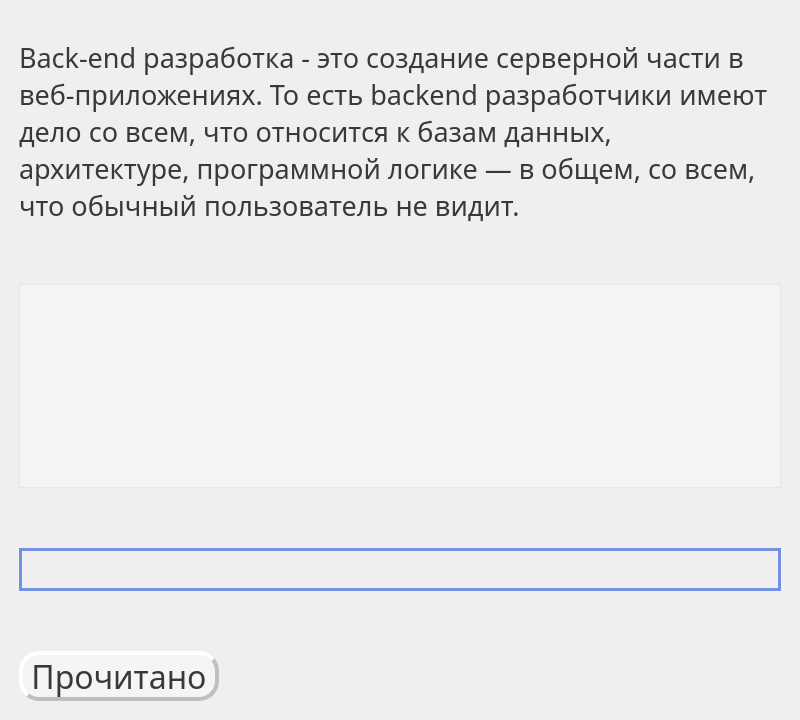
<?xml version="1.0" encoding="UTF-8"?>
<ui version="4.0">
 <class>TechEng</class>
 <widget class="QWidget" name="TechEng">
  <property name="geometry">
   <rect>
    <x>0</x>
    <y>0</y>
    <width>800</width>
    <height>720</height>
   </rect>
  </property>
  <property name="minimumSize">
   <size>
    <width>800</width>
    <height>720</height>
   </size>
  </property>
  <property name="windowTitle">
   <string>TechEng</string>
  </property>
  <property name="styleSheet">
   <string notr="true"/>
  </property>
  <layout class="QVBoxLayout" name="verticalLayout_3">
   <property name="leftMargin">
    <number>0</number>
   </property>
   <property name="topMargin">
    <number>0</number>
   </property>
   <property name="rightMargin">
    <number>0</number>
   </property>
   <property name="bottomMargin">
    <number>0</number>
   </property>
   <item>
    <widget class="QWidget" name="widget" native="true">
     <layout class="QVBoxLayout" name="verticalLayout_4">
      <item>
       <layout class="QVBoxLayout" name="verticalLayout">
        <property name="spacing">
         <number>60</number>
        </property>
        <property name="leftMargin">
         <number>10</number>
        </property>
        <property name="topMargin">
         <number>30</number>
        </property>
        <property name="rightMargin">
         <number>10</number>
        </property>
        <property name="bottomMargin">
         <number>10</number>
        </property>
        <item>
         <layout class="QHBoxLayout" name="horizontalLayout">
          <property name="spacing">
           <number>20</number>
          </property>
          <item>
           <widget class="QLabel" name="label_2">
            <property name="font">
             <font>
              <family>Trebuchet MS</family>
              <pointsize>20</pointsize>
              <bold>false</bold>
             </font>
            </property>
            <property name="styleSheet">
             <string notr="true">color: rgb(57, 57, 57)</string>
            </property>
            <property name="text">
             <string>Back-end разработка - это создание серверной части в веб-приложениях. То есть backend разработчики имеют дело со всем, что относится к базам данных, архитектуре, программной логике — в общем, со всем, что обычный пользователь не видит.</string>
            </property>
            <property name="wordWrap">
             <bool>true</bool>
            </property>
           </widget>
          </item>
         </layout>
        </item>
        <item>
         <layout class="QVBoxLayout" name="verticalLayout_2">
          <item>
           <widget class="QListWidget" name="wordList">
            <property name="font">
             <font>
              <family>Trebuchet MS</family>
              <pointsize>20</pointsize>
             </font>
            </property>
            <property name="styleSheet">
             <string notr="true">color: rgb(57, 57, 57);
background:rgba(255, 255, 255, 0.3);
</string>
            </property>
           </widget>
          </item>
          <item>
           <widget class="QLabel" name="answer">
            <property name="font">
             <font>
              <family>Trebuchet MS</family>
              <pointsize>20</pointsize>
             </font>
            </property>
            <property name="styleSheet">
             <string notr="true">border-width:3px;
border-color: rgb(114, 144, 228);
color: rgb(57, 57, 57);
border-style: solid</string>
            </property>
            <property name="text">
             <string/>
            </property>
            <property name="wordWrap">
             <bool>true</bool>
            </property>
           </widget>
          </item>
         </layout>
        </item>
        <item>
         <widget class="QPushButton" name="readButton">
          <property name="sizePolicy">
           <sizepolicy hsizetype="Fixed" vsizetype="Fixed">
            <horstretch>0</horstretch>
            <verstretch>0</verstretch>
           </sizepolicy>
          </property>
          <property name="minimumSize">
           <size>
            <width>200</width>
            <height>50</height>
           </size>
          </property>
          <property name="maximumSize">
           <size>
            <width>200</width>
            <height>50</height>
           </size>
          </property>
          <property name="font">
           <font>
            <family>Trebuchet MS</family>
            <pointsize>24</pointsize>
            <bold>false</bold>
           </font>
          </property>
          <property name="styleSheet">
           <string notr="true">QPushButton{background: rgba(255, 255, 255, 0.4);
border-radius: 20px;
border-style: outset;
 border-width: 4px;
border-color:rgb(191, 191, 191);
color:rgb(57, 57, 57);}

QPushButton:pressed {
background: rgba(234, 234, 234, 0.6);
color:rgb(57, 57, 57);
}</string>
          </property>
          <property name="text">
           <string>Прочитано</string>
          </property>
         </widget>
        </item>
       </layout>
      </item>
     </layout>
    </widget>
   </item>
  </layout>
 </widget>
 <resources/>
 <connections/>
</ui>
